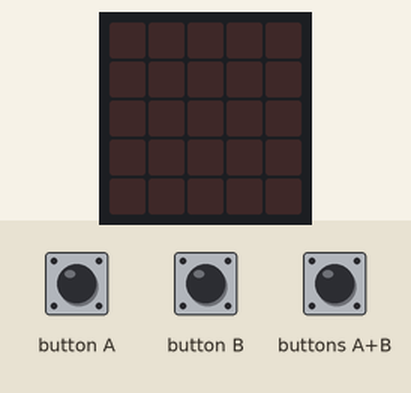
This program was run on a simulated BBC micro:bit (MakeCode). Shown: the board's 5×5 LED display. Inputs (shaded band) come from the test bench.

Above: at 1.2 s.
1.3 s: buttons A+B pressed for 0.15 s
At 1.8 s:
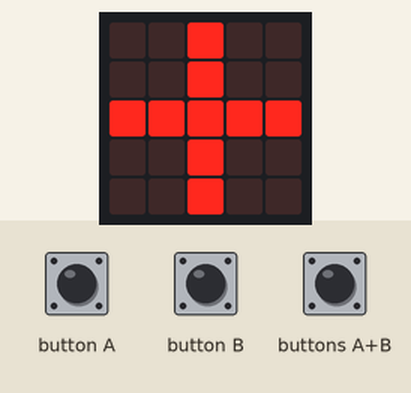
3.4 s: button A pressed for 0.15 s
At 3.9 s:
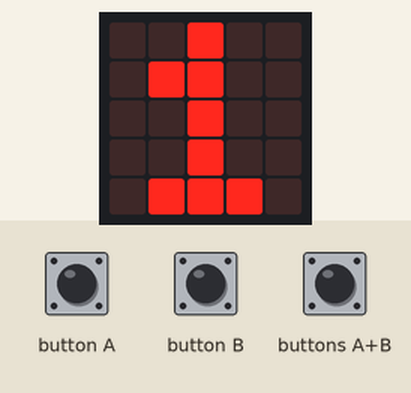
5.0 s: buttons A+B pressed for 1 s
At 6.4 s:
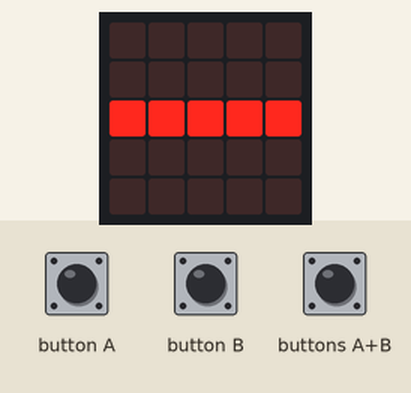
8.0 s: buttons A+B pressed for 0.15 s
At 8.5 s:
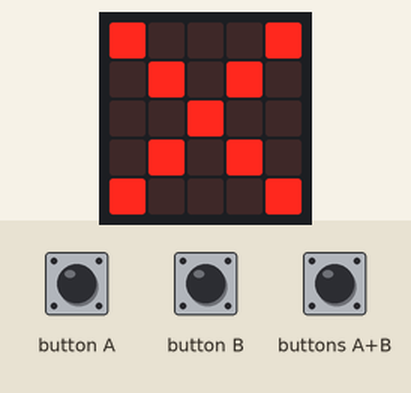
10.1 s: buttons A+B pressed for 0.15 s
At 10.6 s:
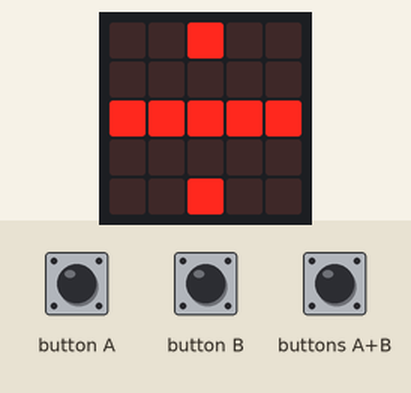
12.2 s: button A pressed for 0.15 s
At 13.0 s:
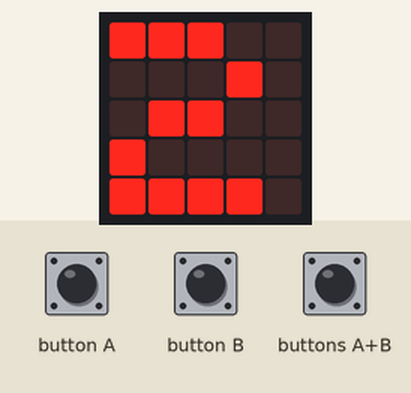
Timing chart, 0 to 14.8 s (numbered marks = the images above; inputs shaded):
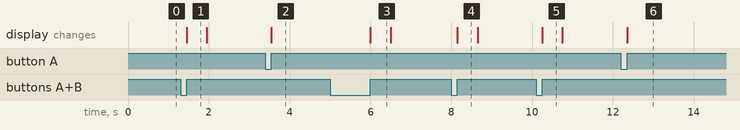

Measured:
- after the input at 1.3 s, the display: changes after 0.15 s (image 1)
- after the input at 3.4 s, the display: changes after 0.15 s (image 2)
- after the input at 5.0 s, the display: changes after 1.0 s (image 3)
- after the input at 8.0 s, the display: changes after 0.15 s (image 4)
- after the input at 10.1 s, the display: changes after 0.15 s (image 5)
- after the input at 12.2 s, the display: changes after 0.15 s (image 6)
- what the display in image 1 shows lasts 0.5 s, from 1.5 s to 2.0 s

The program:

main.ts
```typescript
input.onButtonPressed(Button.A, function () {
    if (_switch == 0) {
        numéro_1 += 1
        basic.showNumber(numéro_1)
    }
    if (_switch == 1) {
        numéro_2 += 1
        basic.showNumber(numéro_2)
    }
})
input.onButtonPressed(Button.AB, function () {
    opération += 1
    if (opération == 1) {
        basic.showLeds(`
            . . # . .
            . . # . .
            # # # # #
            . . # . .
            . . # . .
            `)
        basic.pause(100)
        basic.clearScreen()
    } else {
        if (opération == 2) {
            basic.showLeds(`
                . . . . .
                . . . . .
                # # # # #
                . . . . .
                . . . . .
                `)
            basic.pause(100)
            basic.clearScreen()
        } else {
            if (opération == 3) {
                basic.showLeds(`
                    # . . . #
                    . # . # .
                    . . # . .
                    . # . # .
                    # . . . #
                    `)
                basic.pause(100)
                basic.clearScreen()
            } else {
                if (opération == 4) {
                    basic.showLeds(`
                        . . # . .
                        . . . . .
                        # # # # #
                        . . . . .
                        . . # . .
                        `)
                    basic.pause(100)
                    basic.clearScreen()
                } else {
                    opération = 1
                    basic.showLeds(`
                        . . # . .
                        . . # . .
                        # # # # #
                        . . # . .
                        . . # . .
                        `)
                    basic.pause(100)
                    basic.clearScreen()
                }
            }
        }
    }
})
input.onButtonPressed(Button.B, function () {
    basic.clearScreen()
    _switch += 1
    if (_switch == 2) {
        if (opération == 1) {
            basic.showNumber(numéro_1 + numéro_2)
        } else {
            if (opération == 2) {
                basic.showNumber(numéro_1 - numéro_2)
            } else {
                if (opération == 3) {
                    basic.showNumber(numéro_1 * numéro_2)
                } else {
                    basic.showNumber(numéro_1 / numéro_2)
                }
            }
        }
    }
})
let _switch = 0
let numéro_2 = 0
let numéro_1 = 0
let opération = 0
opération = 0
numéro_1 = 0
numéro_2 = 0
_switch = 0
```

test.ts
```typescript
// les tests vont ici ; cela ne sera pas compilé si ce paquet est utilisé en tant qu'extension.
```
